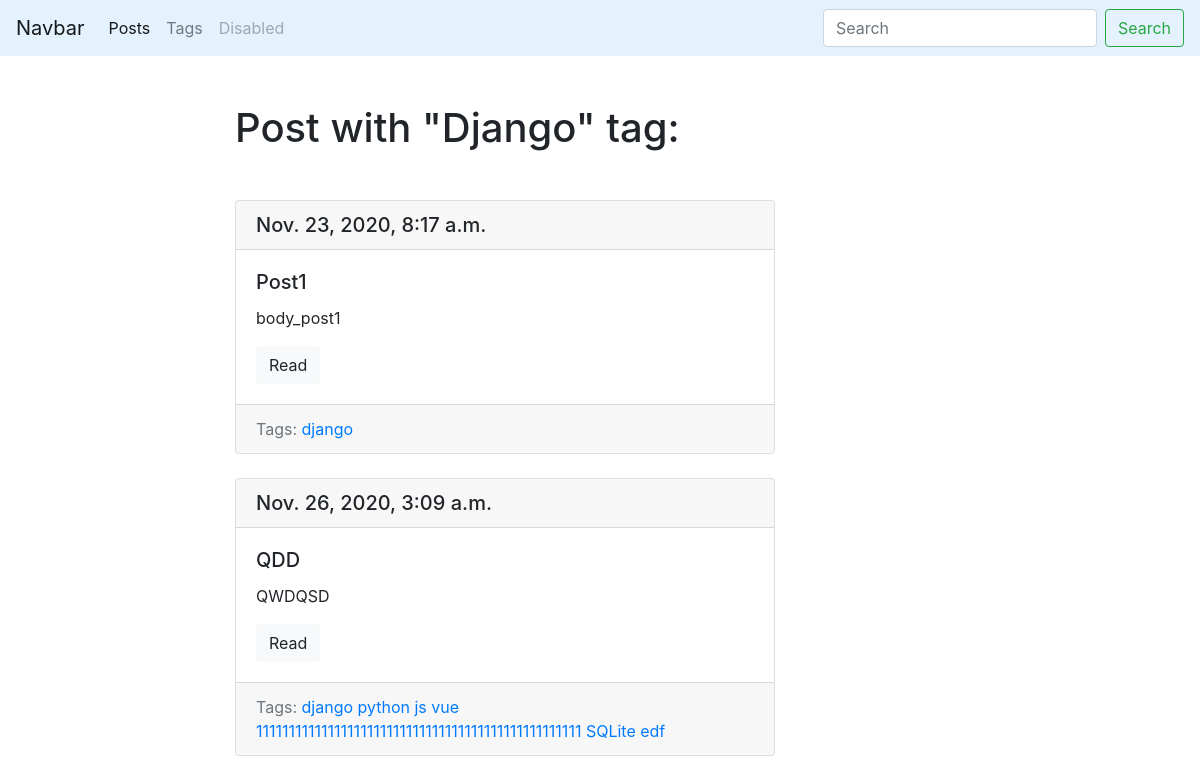
Screenshot of /blog/tag/django/ with the database file from the repository.
### blog/models.py (models this page shows, shortened)
class Tag(models.Model):
    title = models.CharField(max_length=50)
    slug = models.SlugField(max_length=50, unique=True)
    def get_absolute_url(self):
        return reverse('tag_detail_url', kwargs={'slug': self.slug})
    def __str__(self):
        return self.title

class Post(models.Model):
    title = models.CharField(
        max_length=150,
        db_index=True
    )
    slug = models.SlugField(
        max_length=150,
        blank=True,
        unique=True
    )
    body = models.TextField(
        blank=True,
        db_index=True
    )
    tags = models.ManyToManyField(
        'Tag',
        blank=True,
        related_name='posts'
    )
    date_pub = models.DateTimeField(
        auto_now_add=True
    )
    def get_absolute_url(self):
        return reverse('post_detail_url', kwargs={'slug': self.slug})

### blog/views.py (the view)
# urls.py: path('tag/<str:slug>/', TagDetail.as_view(), name='tag_detail_url'),
class TagDetail(ObjectDetailMixin, View):
    model = Tag
    template = 'blog/tag_detail.html'

### blog/utils.py (called while the page is built)
    def get(self, request, slug):
        obj = get_object_or_404(self.model, slug__iexact=slug)
        return render(request, self.template, context={self.model.__name__.lower(): obj})

### blog/templates/blog/tag_detail.html (shortened to what this page needs)
{% extends 'blog/base_blog.html' %}
{% block content %}
    <h1 class="mb-5">Post with "{{ tag.title|title }}" tag:</h1>
    {% for post in tag.posts.all %}
        {% include 'blog/includes/post_card_template.html' %}
    {% endfor %}
{% endblock %}

### blog/templates/blog/base_blog.html
{% extends "base.html" %}

### templates/base.html (shortened to what this page needs)
<!DOCTYPE html>
<html lang="en">
<head>
    <link rel="stylesheet" href="https://cdn.jsdelivr.net/npm/bootstrap@4.5.3/dist/css/bootstrap.min.css"
>
</head>
<body>
    <nav class="navbar navbar-expand-lg navbar-light" style="background-color: #e3f2fd;">
      <a class="navbar-brand" href="#">Navbar</a>
      <div class="collapse navbar-collapse" id="navbarSupportedContent">
        <ul class="navbar-nav mr-auto">
          <li class="nav-item active">
            <a class="nav-link" href="{% url 'posts_list' %}">Posts</a>
          </li>
          <li class="nav-item">
            <a class="nav-link" href="{% url 'tags_list_url' %}">Tags</a>
          </li>
          <li class="nav-item">
            <a class="nav-link disabled" href="#">Disabled</a>
          </li>
        </ul>
        <form class="form-inline my-2 my-lg-0">
          <input class="form-control mr-sm-2" type="search" placeholder="Search" aria-label="Search">
          <button class="btn btn-outline-success my-2 my-sm-0" type="submit">Search</button>
        </form>
      </div>
    </nav>
    <div class="container mt-5">
        <div class="row">
            <div class="col-6 offset-md-2">
            {% block content%}{% endblock %}
</body>
</html>

### blog/templates/blog/includes/post_card_template.html
<div class="card mb-4">
  <h5 class="card-header">{{ post.date_pub }}</h5>
  <div class="card-body">
    <h5 class="card-title">{{ post.title }}</h5>
    <p class="card-text">{{ post.body|truncatewords:15 }}</p>
    <a href="{{ post.get_absolute_url }}" class="btn btn-light">Read</a>
  </div>
  <div class="card-footer text-muted">
    Tags:
    {% if post.tags.all %}
      {% for tag in post.tags.all %}
        <a href="{{ tag.get_absolute_url }}">{{ tag }} </a>
      {% endfor %}
    {% else %}
      no tags
    {% endif %}
  </div>
</div>

### rows the page displays
Tag: title "Django", title "django"
Post: date_pub "Nov. 23, 2020, 8:17 a.m.", title "Post1", body "body_post1"
Post: date_pub "Nov. 26, 2020, 3:09 a.m.", title "QDD", body "QWDQSD"
Tag: title "python"
Tag: title "js"
Tag: title "vue"
Tag: title "11111111111111111111111111111111111111111111111111"
Tag: title "SQLite"
Tag: title "edf"
